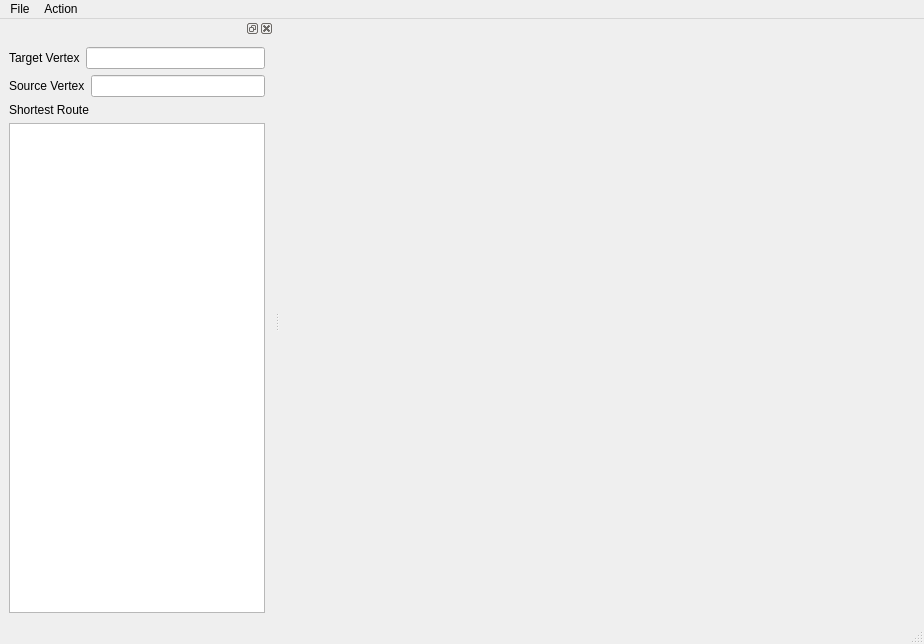
<?xml version="1.0" encoding="UTF-8"?>
<ui version="4.0">
 <class>MainWindow</class>
 <widget class="QMainWindow" name="MainWindow">
  <property name="geometry">
   <rect>
    <x>0</x>
    <y>0</y>
    <width>924</width>
    <height>644</height>
   </rect>
  </property>
  <property name="windowTitle">
   <string>MainWindow</string>
  </property>
  <widget class="QWidget" name="centralwidget">
   <layout class="QVBoxLayout" name="verticalLayout_2">
    <item>
     <layout class="QVBoxLayout" name="verticalLayout"/>
    </item>
   </layout>
  </widget>
  <widget class="QMenuBar" name="menubar">
   <property name="geometry">
    <rect>
     <x>0</x>
     <y>0</y>
     <width>924</width>
     <height>21</height>
    </rect>
   </property>
   <widget class="QMenu" name="menuFile">
    <property name="title">
     <string>File</string>
    </property>
    <addaction name="actionOpen"/>
    <addaction name="separator"/>
    <addaction name="actionExit"/>
   </widget>
   <widget class="QMenu" name="menuAction">
    <property name="title">
     <string>Action</string>
    </property>
    <addaction name="actionCalculate_Route"/>
   </widget>
   <addaction name="menuFile"/>
   <addaction name="menuAction"/>
  </widget>
  <widget class="QStatusBar" name="statusbar"/>
  <widget class="QDockWidget" name="dockWidget">
   <attribute name="dockWidgetArea">
    <number>1</number>
   </attribute>
   <widget class="QWidget" name="dockWidgetContents">
    <layout class="QHBoxLayout" name="horizontalLayout_3">
     <item>
      <layout class="QVBoxLayout" name="verticalLayout_3">
       <item>
        <layout class="QHBoxLayout" name="horizontalLayout">
         <item>
          <widget class="QLabel" name="label_2">
           <property name="text">
            <string>Target Vertex</string>
           </property>
          </widget>
         </item>
         <item>
          <widget class="QLineEdit" name="targetNodeValueEd"/>
         </item>
        </layout>
       </item>
       <item>
        <layout class="QHBoxLayout" name="horizontalLayout_2">
         <item>
          <widget class="QLabel" name="label">
           <property name="text">
            <string>Source Vertex</string>
           </property>
          </widget>
         </item>
         <item>
          <widget class="QLineEdit" name="sourceNodeValueEd"/>
         </item>
        </layout>
       </item>
       <item>
        <widget class="QLabel" name="label_3">
         <property name="text">
          <string>Shortest Route</string>
         </property>
        </widget>
       </item>
       <item>
        <widget class="QListView" name="routeListView"/>
       </item>
      </layout>
     </item>
    </layout>
   </widget>
  </widget>
  <action name="actionOpen">
   <property name="text">
    <string>Open</string>
   </property>
  </action>
  <action name="actionExit">
   <property name="text">
    <string>Exit</string>
   </property>
  </action>
  <action name="actionCalculate_Route">
   <property name="text">
    <string>Calculate Route</string>
   </property>
  </action>
 </widget>
 <resources/>
 <connections/>
</ui>
